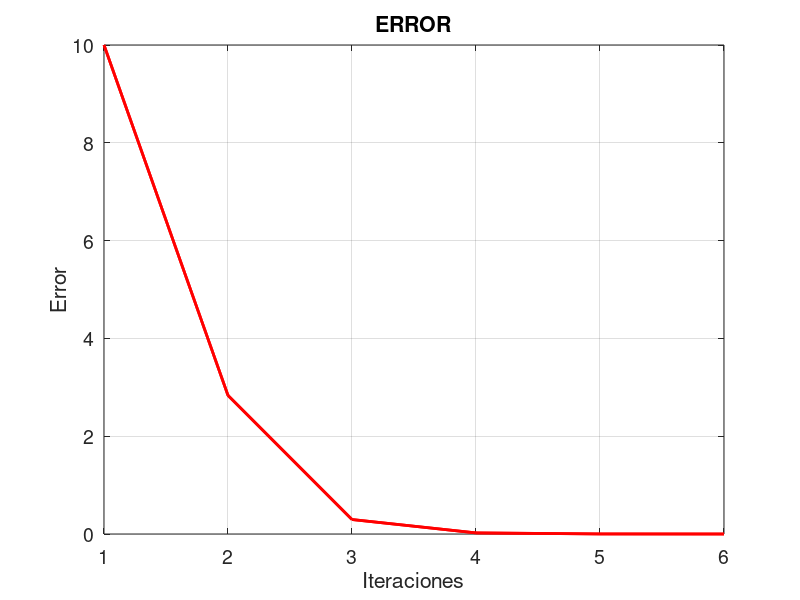

MATLAB code to generate this figure:
init_value = 2;
i = 1;
e(i) = 10;
while(e(i)>0.0001)
    if(i == 1)
        x(i)=init_value;
    end
    g(i)=(5)/(x(i)^2-10);
    i=i+1;
    x(i)=g(i-1);
    e(i)=abs(x(i-1)-x(i));
    if(e(i)>50)
        break;
    end
end
tam = size(e);
ite = 1:1:tam(2);
figure('DefaultAxesFontSize',14)
plot(ite,e,'color',[1 0 0],'LineWidth',2);
set(gcf,'color','white');
grid on
xlabel 'Iteraciones'
ylabel 'Error'
title 'ERROR'
hold on
plot(ite,e,'color',[1 0 0],'LineWidth',2);
xlabel 'Iteraciones'
%ylabel 'Error'
title 'ERROR'    